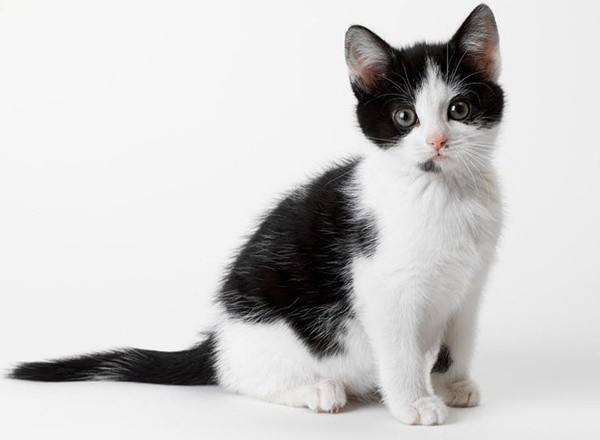
#> input picture Project 8 - Computer Vision/cat.jpg, 600 x 440 px
$ python test5.py   (older library calls are emulated)
#> lines starting #> are read from the running program, lines starting #| are printed output that depends on the picture; after the words box and inside, x2 and y2 are one past the last pixel; in counts of white or black regions, pixels touching at a corner belong together
import cv2
import numpy as np

img = cv2.imread("cat.jpg")
#> img is the input picture: shape (440, 600, 3); mean B, G, R 204.7, 205, 205.7
img_gray = cv2.cvtColor(img, cv2.COLOR_BGR2GRAY)
ret, thresh = cv2.threshold(img_gray, 127, 255, cv2.THRESH_BINARY)
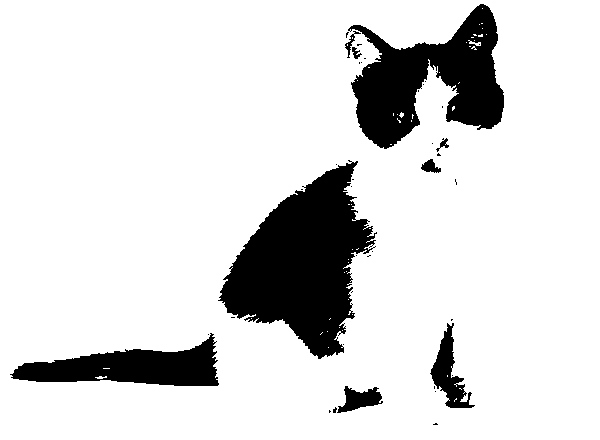
#> thresh: shape (440, 600); 86.1% white; 40 black regions (31 under 20 px)
binary, contours, hierarchy = cv2.findContours(thresh, cv2.RETR_TREE, cv2.CHAIN_APPROX_NONE)
#> contours = 118 contours, 105 with area under 20; largest, box (x1, y1, x2, y2) and area: (0, 0, 600, 440) 262961, (217, 160, 378, 360) 17040, (347, 3, 505, 150) 12115, (9, 332, 220, 387) 6087, (429, 322, 476, 409) 1603


img_draw = img.copy()
res = cv2.drawContours(img_draw, contours, -1, (0, 0, 255), 2)
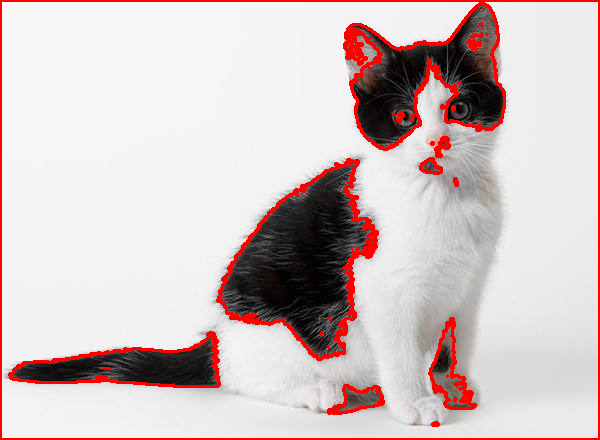
#> res: shape (440, 600, 3); mean B, G, R 195.3, 195.5, 210.5

cv2.imshow('result', res)
cv2.waitKey(0)
cv2.destroyAllWindows()

$ run again, with Project 8 - Computer Vision/harris.jpg copied over Project 8 - Computer Vision/cat.jpg
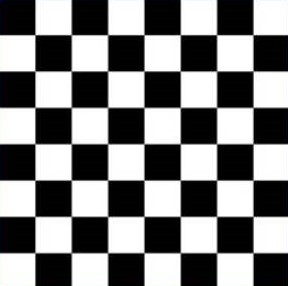
#> input picture Project 8 - Computer Vision/harris.jpg, 288 x 286 px
#> img is the input picture: shape (286, 288, 3); mean B, G, R 127.7, 127.6, 127.6
#> `ret, thresh = cv2.threshold(img_gray, 127, 255, cv2.THRESH_BINARY)`:
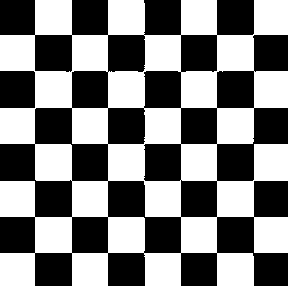
#> thresh: shape (286, 288); 50% white; 1 white region
#> contours = 14 contours; largest, box (x1, y1, x2, y2) and area: (0, 0, 288, 286) 59826, (34, 107, 109, 182) 2807, (107, 180, 182, 254) 2770, (216, 70, 255, 109) 1438, (34, 34, 73, 73) 1408
#> `res = cv2.drawContours(img_draw, contours, -1, (0, 0, 255), 2)`:
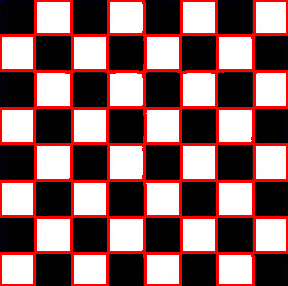
#> res: shape (286, 288, 3); mean B, G, R 101, 100.9, 140.2
